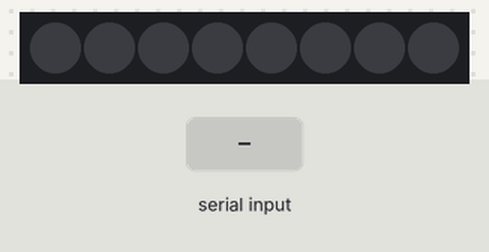
The sketch below on a simulated Arduino Uno, built with avr-gcc and run on an emulated ATmega328P. On the bench: 8 RGB LEDs in strip order, left to right. The inputs (shaded band) are chosen by the test bench. Dim RGB values are drawn brighter than linear; what the sketch prints to the serial monitor is not drawn.

Above: at 1.2 s.
1.3 s: "90,45,200,10\n" received over Serial
At 3.0 s:
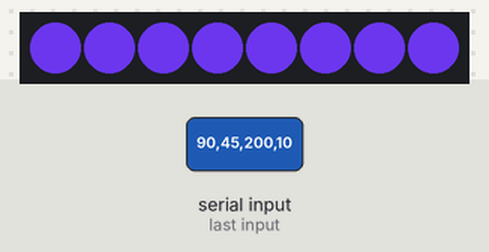
4.3 s: "30,150,10\n" received over Serial
At 6.0 s:
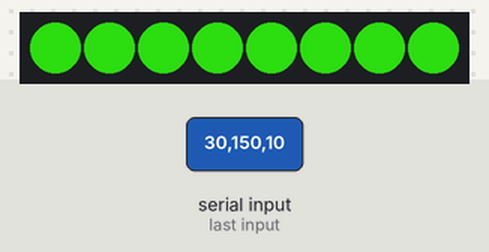
7.3 s: "90,45\n" received over Serial
At 9.1 s:
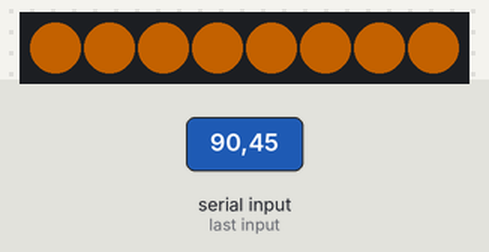
10.3 s: "5\n" received over Serial
At 11.7 s:
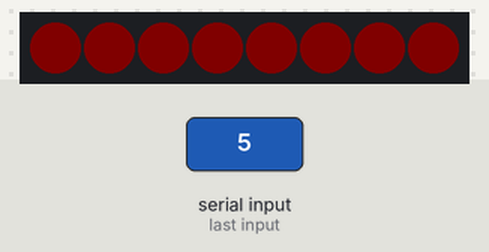
13.3 s: "30,150,10,200\n" received over Serial
At 14.4 s:
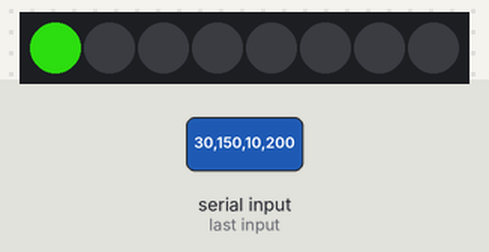
16.3 s: "1,90,45\n" received over Serial
At 18.2 s:
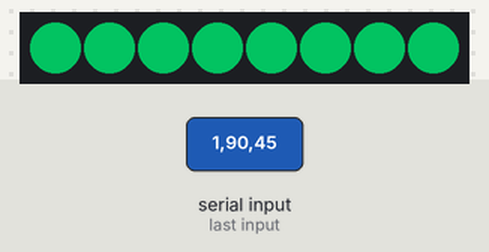
Timing chart, 0 to 20.3 s (numbered marks = the images above; inputs shaded):
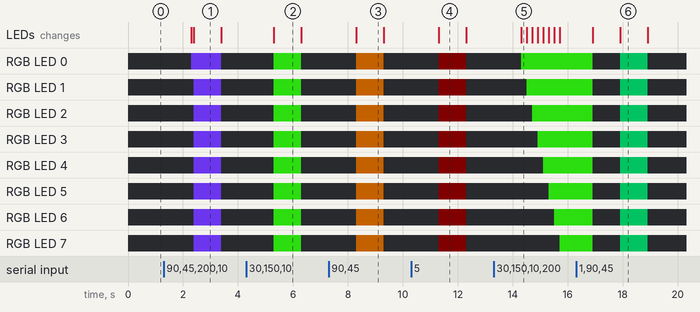

Measured:
- after the input at 1.3 s, RGB LED 0: off → RGB(90, 45, 200) after 1.0 s, → off 1.1 s later; RGB LED 1–7: off → RGB(90, 45, 200) after 1.1 s, → off 1.0 s later; the LEDs: first change after 1.0 s (image 1 shows a later state)
- after the input at 4.3 s, RGB LED 0–7: off → RGB(30, 150, 10) after 1.0 s, → off 1.0 s later; the LEDs: change after 1.0 s (image 2)
- after the input at 7.3 s, RGB LED 0–7: off → RGB(90, 45, 0) after 1.0 s, → off 1.0 s later; the LEDs: change after 1.0 s (image 3)
- after the input at 10.3 s, RGB LED 0–7: off → RGB(5, 0, 0) after 1.0 s, → off 1.0 s later; the LEDs: change after 1.0 s (image 4)
- after the input at 13.3 s, RGB LED 0: off → RGB(30, 150, 10) after 1.0 s; RGB LED 1: off → RGB(30, 150, 10) after 1.2 s; RGB LED 2: off → RGB(30, 150, 10) after 1.4 s; RGB LED 3: off → RGB(30, 150, 10) after 1.6 s; RGB LED 4: off → RGB(30, 150, 10) after 1.8 s; the LEDs: change after 1.0 s (image 5)
- after the input at 16.3 s, the LEDs: first differ from a run without the input after 1.6 s (image 6)
- what the display in image 1 shows lasts 1.0 s, from 2.4 s to 3.4 s

The sketch:

blink.ino
```cpp
#include <Adafruit_NeoPixel.h>
#include <avr/power.h>
#include <avr/sleep.h>
#define PIN        2
#define NUMPIXELS  8

Adafruit_NeoPixel pixels = Adafruit_NeoPixel(NUMPIXELS, PIN, NEO_GRB + NEO_KHZ800);

 String getValue(String data, char separator, int index)
{
  int found = 0;
  int strIndex[] = {0, -1};
  int maxIndex = data.length()-1;

  for(int i=0; i<=maxIndex && found<=index; i++){
    if(data.charAt(i)==separator || i==maxIndex){
        found++;
        strIndex[0] = strIndex[1]+1;
        strIndex[1] = (i == maxIndex) ? i+1 : i;
    }
  }

  return found>index ? data.substring(strIndex[0], strIndex[1]) : "";
}

void allOff() {
  for(int i=0;i<NUMPIXELS;i++) {
    pixels.setPixelColor(i,0);
  }
  pixels.show();
}

void allOn(String s) {
  int r = getValue(s, ',', 0).toInt();
  int g = getValue(s, ',', 1).toInt();
  int b = getValue(s, ',', 2).toInt();
  int d = getValue(s, ',', 3).toInt();

  Serial.print(s);

  for(int i=0;i<NUMPIXELS;i++) {
    pixels.setPixelColor(i,pixels.Color(r, g, b));
    pixels.show();
    delay(d);
  }

}

void setup() {
  // put your setup code here, to run once:
  pixels.begin();
  //Serial.begin(9600);
  Serial.begin(115200);
  allOff();
}

void loop() {
  // put your main code here, to run repeatedly:
  allOff();
  String readstring;
  while (Serial.available()) {
    //char c = Serial.read();
    readstring = Serial.readString();
  }
  readstring.trim();
  if(readstring.length() > 0) {
    allOn(readstring);
    //Serial.write(readstring);
    delay(1000);
    allOff();
    readstring = "";
  }

}
```
